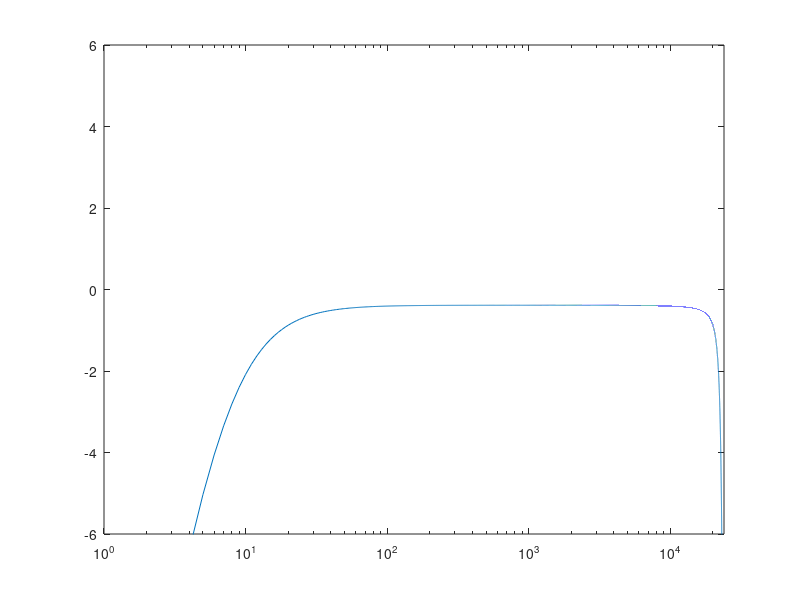

MATLAB code to generate this figure:
% RatInput_Simple_DK.m
clear; clc; close all;

% Utility
Fs = 48000;
Ts = 1/Fs;

% Input/Output
Vi = [1;zeros(Fs/2 - 1, 1)];
N = length(Vi);
Vo = zeros(N,1);
Ps = 0; % Power Supply

% Components
C1 = 22e-9;
C2 = 1e-9;
R1 = Ts / (2 * C1);
R2 = Ts / (2 * C2);
R3 = 1e6;
R4 = 1e3;

% Calculating substitutions
G1 = 1/R1 + 1/R3 + 1/R4;
G2 = R4/R2 + 1;
G3 = G2 - 1/(R4 * G1);

% States
x1 = 0;
x2 = 0;

% Coefficients
b0 = 1/(R1 * G1 * G3);
b1 = -1/(G1 * G3);
b2 = R4/G3;

% DSP
for n = 1 : N
    % Transfer Function
    Vo(n, 1) = Vi(n, 1) * b0 + x1 * b1 + x2 * b2;
    
    % State Updates
    Va = Vo(n, 1) * G2 - x2 * R4;
    x1 = (2 / R1) * (Vi(n, 1) - Va) - x1;
    x2 = (2 / R2) * Vo(n, 1) - x2;
end

% Graph
[H, W] = freqz(Vo, 1, N, Fs);
semilogx(W, 20*log10(abs(H)));
axis([0 24000 -6 6]);